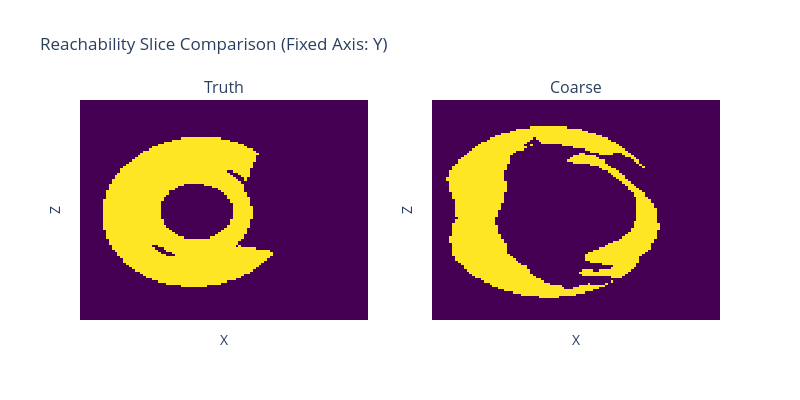

Notebook cell for this chart:
### Code cell
print("Reach")
compute_metrics(training, labels)
